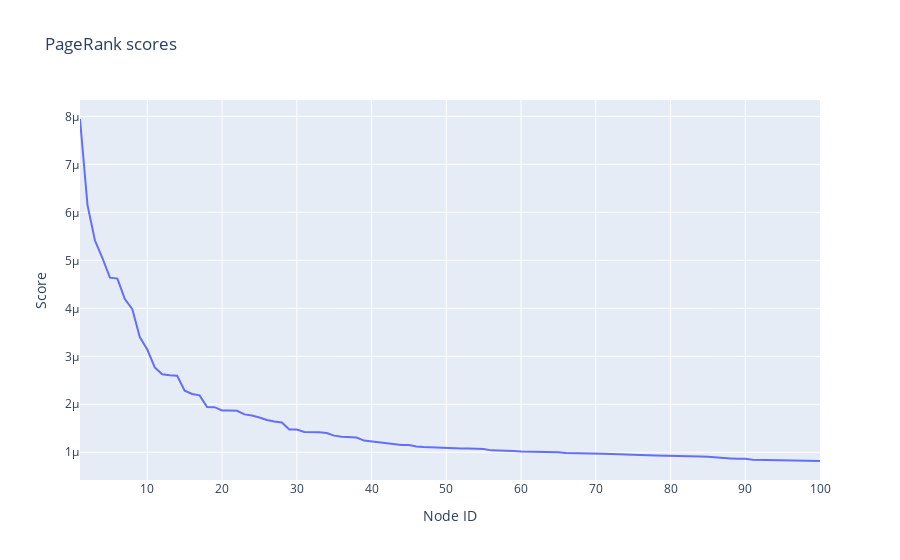

Here is the notebook cell this chart was saved with:
### Markdown cell above
Visualize your results

### Code cell
top_scores = [score for _, score in sorted_scores[:100]]

trace = go.Scatter(
    x=list(range(1, 101)), 
    y=top_scores, 
    mode="lines"
)

layout = go.Layout(
    title="PageRank scores",
    xaxis=dict(title="Node ID"),
    yaxis=dict(title="Score")
)

fig = go.Figure(data=[trace], layout=layout)
fig.show()
